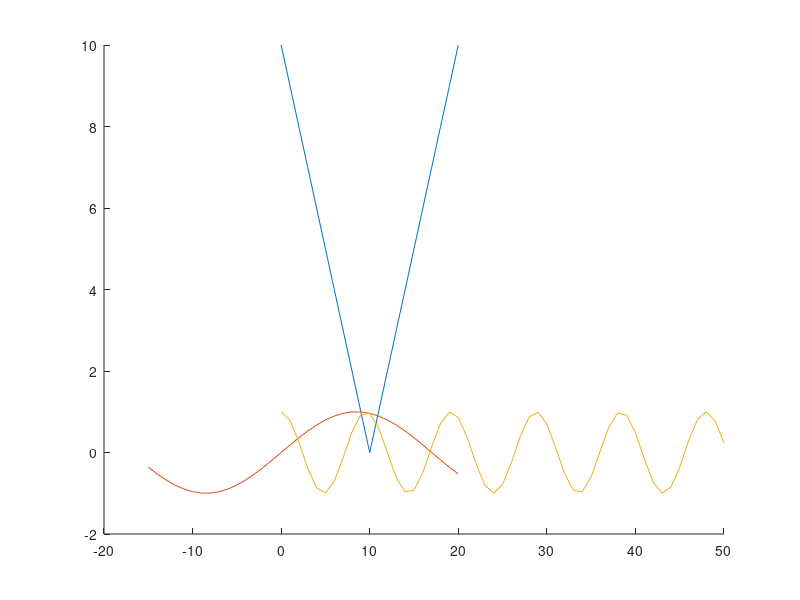
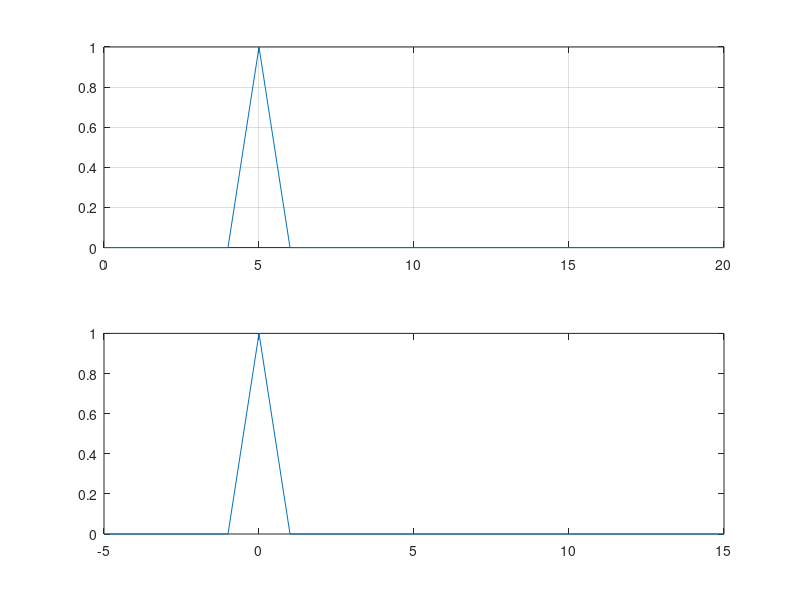

Source code (MATLAB) for these figures, in order:
z=[0 0 0 0 0 1 0 0 0 0 0 0 0 0 0 0 0 0 0 0 0]
n=0:20 
m=-5:15
figure(2) 
subplot(2,1,1); 
plot(n,z),grid; %reprezint vectorul z in functie de n
subplot(2,1,2)
plot(m,z);%reprezint vectorul z in functie de m

figure(1)
t=abs(10-n)
hold on %aceasta functie imi permite sa afisez toate semnalele pe un singur grafic
plot(n,t) %reprezint t in functie de n


n2=-15:20
x1=sin((pi/17)*n2)
plot(n2,x1) %reprezint x1 in functie de n2

n3=0:50
x2=cos((pi/sqrt(23))*n3)
plot(n3,x2) %reprezint x2 in functie de n3

hold off

